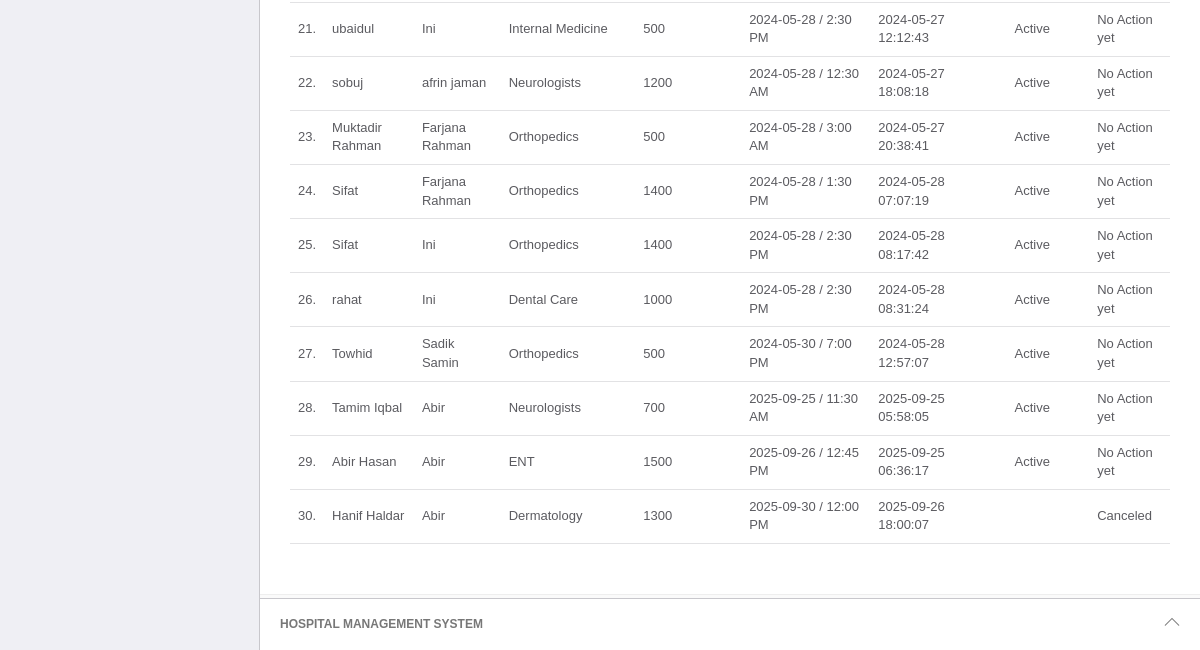
/hms/admin/appointment-history.php (signed in, lower part), run on an earlier commit of the app's database.
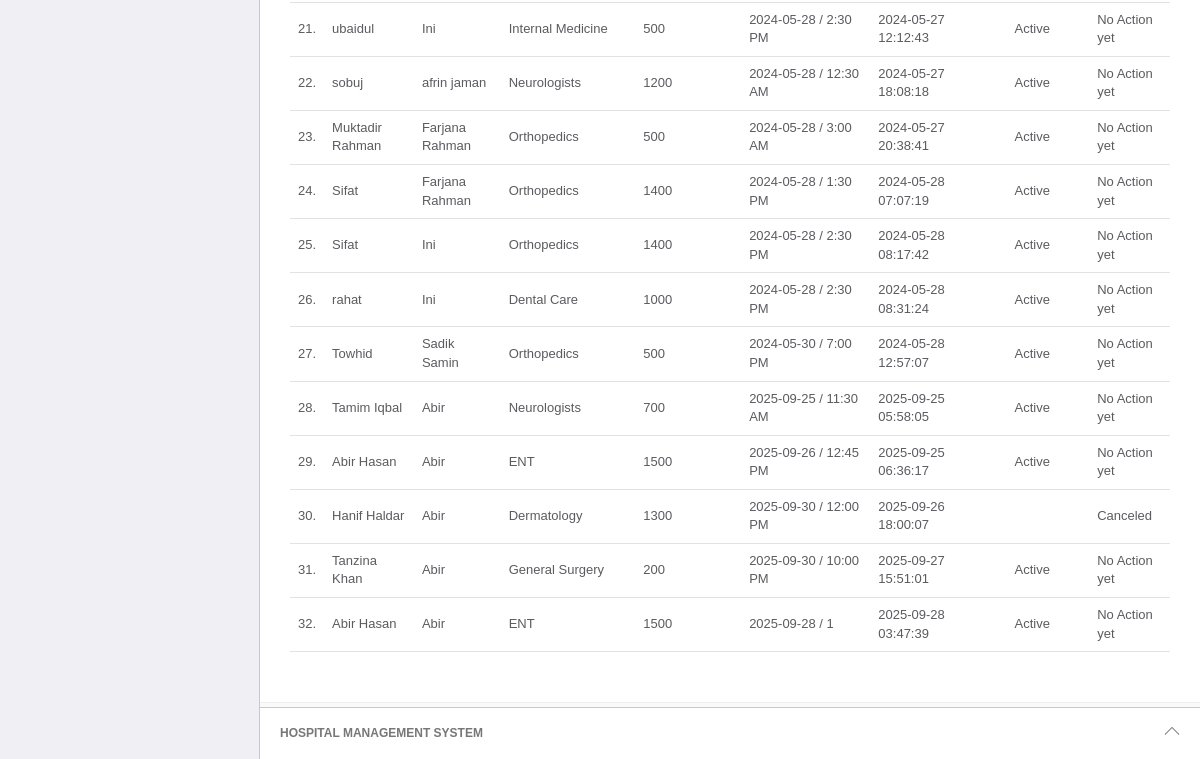
And on a later commit of the database.
### tables this page shows
CREATE TABLE `appointment` (
  `id` int NOT NULL,
  `doctorSpecialization` varchar(255) DEFAULT NULL,
  `doctorId` int DEFAULT NULL,
  `userId` int DEFAULT NULL,
  `consultancyFees` int DEFAULT NULL,
  `appointmentDate` varchar(255) DEFAULT NULL,
  `appointmentTime` varchar(255) NOT NULL,
  `postingDate` timestamp NULL DEFAULT CURRENT_TIMESTAMP,
  `userStatus` int DEFAULT NULL,
  `doctorStatus` int DEFAULT NULL,
  `updationDate` timestamp NULL DEFAULT NULL ON UPDATE CURRENT_TIMESTAMP
);

CREATE TABLE `doctors` (
  `id` int NOT NULL,
  `specilization` varchar(255) DEFAULT NULL,
  `doctorName` varchar(255) DEFAULT NULL,
  `experience` varchar(255) DEFAULT NULL,
  `address` longtext,
  `docFees` varchar(255) DEFAULT NULL,
  `doctors_address` varchar(100) DEFAULT NULL,
  `contactno` bigint DEFAULT NULL,
  `docEmail` varchar(255) DEFAULT NULL,
  `password` varchar(255) DEFAULT NULL,
  `creationDate` timestamp NULL DEFAULT CURRENT_TIMESTAMP,
  `updationDate` timestamp NULL DEFAULT NULL ON UPDATE CURRENT_TIMESTAMP,
  `status` varchar(255) DEFAULT NULL,
  `certificate` varchar(1000) DEFAULT NULL
);

CREATE TABLE `users` (
  `id` int NOT NULL,
  `fullName` varchar(255) DEFAULT NULL,
  `address` longtext,
  `city` varchar(255) DEFAULT NULL,
  `gender` varchar(255) DEFAULT NULL,
  `email` varchar(255) DEFAULT NULL,
  `password` varchar(255) DEFAULT NULL,
  `regDate` timestamp NULL DEFAULT CURRENT_TIMESTAMP,
  `updationDate` timestamp NULL DEFAULT NULL ON UPDATE CURRENT_TIMESTAMP,
  `phone` int DEFAULT NULL,
  `age` int DEFAULT NULL
);

### hms/admin/appointment-history.php (the view, shortened to what this page needs)
<?php
include('include/config.php');
if(strlen($_SESSION['id']==0)) {
 header('location:logout.php');
  } else{
?>
<!DOCTYPE html>
<html lang="en">
	<head>
		<link rel="stylesheet" href="vendor/bootstrap/css/bootstrap.min.css">
		<link rel="stylesheet" href="vendor/fontawesome/css/font-awesome.min.css">
		<link rel="stylesheet" href="vendor/themify-icons/themify-icons.min.css">
		<link href="vendor/animate.css/animate.min.css" rel="stylesheet" media="screen">
		<link href="vendor/perfect-scrollbar/perfect-scrollbar.min.css" rel="stylesheet" media="screen">
		<link href="vendor/switchery/switchery.min.css" rel="stylesheet" media="screen">
		<link href="vendor/bootstrap-touchspin/jquery.bootstrap-touchspin.min.css" rel="stylesheet" media="screen">
		<link href="vendor/select2/select2.min.css" rel="stylesheet" media="screen">
		<link href="vendor/bootstrap-datepicker/bootstrap-datepicker3.standalone.min.css" rel="stylesheet" media="screen">
		<link href="vendor/bootstrap-timepicker/bootstrap-timepicker.min.css" rel="stylesheet" media="screen">
		<link rel="stylesheet" href="assets/css/styles.css">
		<link rel="stylesheet" href="assets/css/plugins.css">
		<link rel="stylesheet" href="assets/css/themes/theme-1.css" id="skin_color" />
	</head>
	<body>
		<div id="app">
<?php include('include/sidebar.php');?>
			<div class="app-content">
				<div class="main-content" >
					<div class="wrap-content container" id="container">
						<div class="container-fluid container-fullw bg-white">
									<div class="row">
								<div class="col-md-12">
									<table class="table table-hover" id="sample-table-1">
										<tbody>
<?php
$sql=mysqli_query($con,"select doctors.doctorName as docname,users.fullName as pname,appointment.*  from appointment join doctors on doctors.id=appointment.doctorId join users on users.id=appointment.userId ");
$cnt=1;
while($row=mysqli_fetch_array($sql))
{
?>
											<tr>
												<td class="center"><?php echo $cnt;?>.</td>
												<td class="hidden-xs"><?php echo $row['docname'];?></td>
												<td class="hidden-xs"><?php echo $row['pname'];?></td>
												<td><?php echo $row['doctorSpecialization'];?></td>
												<td><?php echo $row['consultancyFees'];?></td>
												<td><?php echo $row['appointmentDate'];?> / <?php echo
												 $row['appointmentTime'];?>
												</td>
												<td><?php echo $row['postingDate'];?></td>
												<td>
<?php if(($row['userStatus']==1) && ($row['doctorStatus']==1))
{
	echo "Active";
}
												?></td>
												<td >
												<div class="visible-md visible-lg hidden-sm hidden-xs">
							<?php if(($row['userStatus']==1) && ($row['doctorStatus']==1))
{
echo "No Action yet";
	 } else {
		echo "Canceled";
		} ?>
												</div>
												</td>
											</tr>
											<?php
$cnt=$cnt+1;
											 }?>
										</tbody>
									</table>
								</div>
							</div>
								</div>
					</div>
				</div>
			</div>
	<?php include('include/footer.php');?>
		</div>
	</body>
</html>
<?php } ?>

What changed in the data, as far as the page shows it:
added appointment: doctorId.doctorName "Tanzina Khan", userId.fullName "Abir", doctorSpecialization "General Surgery", consultancyFees "200", appointmentDate "2025-09-30", appointmentTime "10:00 PM", postingDate "2025-09-27 15:51:01", userStatus "Active"
added appointment: doctorId.doctorName "Abir Hasan", userId.fullName "Abir", doctorSpecialization "ENT", consultancyFees "1500", appointmentDate "2025-09-28", appointmentTime "1", postingDate "2025-09-28 03:47:39", userStatus "Active"
